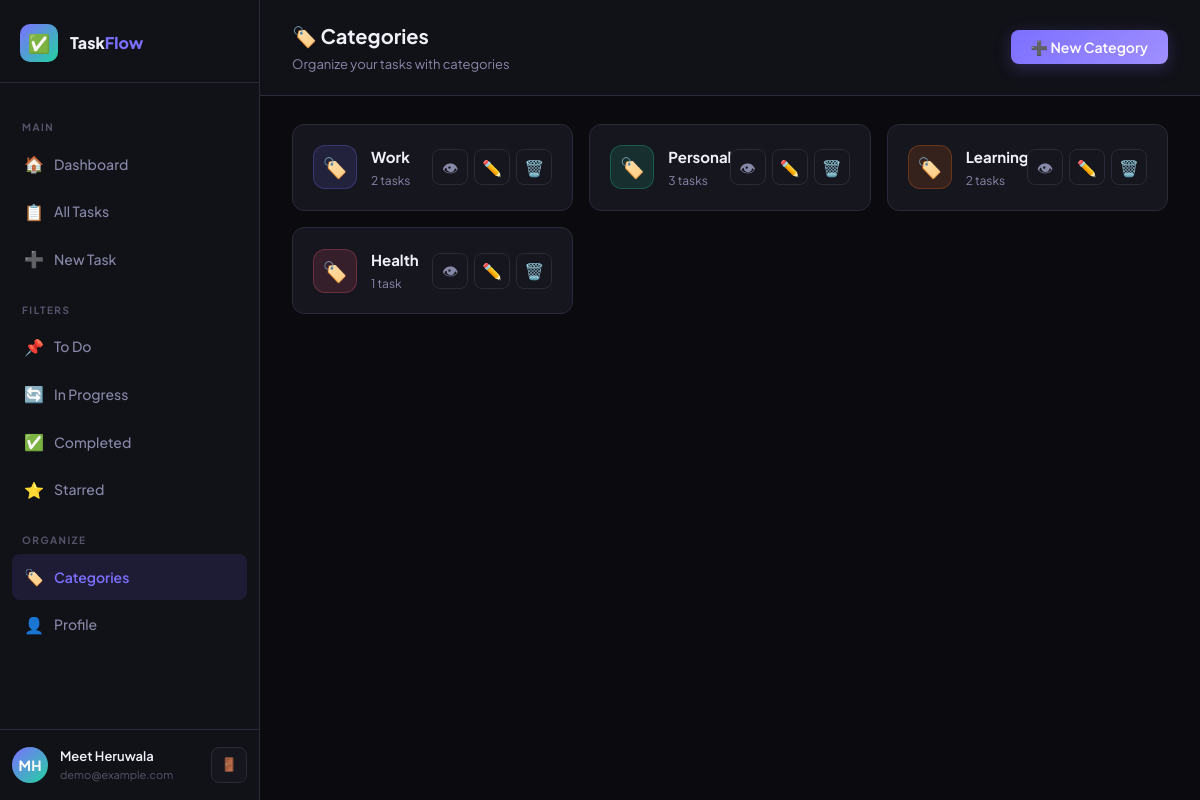
Screenshot of /tasks/categories/ (signed in) with the database file from the repository.
### tasks/models.py (models this page shows, shortened)
class Category(models.Model):
    name = models.CharField(max_length=100)
    color = models.CharField(max_length=7, default='#6366f1')
    user = models.ForeignKey(User, on_delete=models.CASCADE, related_name='categories')
    created_at = models.DateTimeField(auto_now_add=True)
    class Meta:
        verbose_name_plural = 'Categories'
        ordering = ['name']

### tasks/views.py (the view)
# urls.py: path('categories/', views.category_list, name='category_list'),
@login_required
def category_list(request):
    categories = Category.objects.filter(user=request.user).annotate(task_count=Count('tasks'))
    return render(request, 'tasks/category_list.html', {
        'categories': categories,
        'page': 'categories',
    })

### templates/tasks/category_list.html (shortened to what this page needs)
{% extends 'layout.html' %}
{% block content %}
<div class="page-header">
  <div class="page-header-left">
    <h2>🏷️ Categories</h2>
    <p>Organize your tasks with categories</p>
  </div>
  <div class="page-header-right">
    <a href="{% url 'category_create' %}" class="btn btn-primary">➕ New Category</a>
  </div>
</div>
<div class="page-body">
  {% if categories %}
  <div class="category-grid">
    {% for cat in categories %}
    <div class="category-card">
      <div class="category-icon" style="background:{{ cat.color }}22;border:1px solid {{ cat.color }}44;">
        <span style="color:{{ cat.color }};">🏷️</span>
      </div>
      <div class="category-info">
        <div class="category-name">{{ cat.name }}</div>
        <div class="category-count">{{ cat.task_count }} task{{ cat.task_count|pluralize }}</div>
      </div>
      <div class="category-actions">
        <a href="{% url 'task_list' %}?category={{ cat.pk }}" class="btn-icon" title="View tasks">👁</a>
        <a href="{% url 'category_edit' cat.pk %}" class="btn-icon" title="Edit">✏️</a>
        <a href="{% url 'category_delete' cat.pk %}" class="btn-icon" title="Delete" style="color:var(--red);">🗑️</a>
      </div>
    </div>
    {% endfor %}
  </div>
  {% endif %}
</div>
{% endblock %}

### templates/layout.html (shortened to what this page needs)
{% extends 'base.html' %}
{% load static %}
{% block body %}
<div class="app-layout">
  <aside class="sidebar" id="sidebar">
    <div class="sidebar-logo">
      <div class="logo-icon">✅</div>
      <span>Task<em>Flow</em></span>
    </div>
    <nav class="sidebar-nav">
      <div class="nav-section-label">Main</div>
      <a href="{% url 'dashboard' %}" class="nav-item {% if page == 'dashboard' %}active{% endif %}">
        <span class="nav-icon">🏠</span> Dashboard
      </a>
      <a href="{% url 'task_list' %}" class="nav-item {% if page == 'tasks' %}active{% endif %}">
        <span class="nav-icon">📋</span> All Tasks
      </a>
      <a href="{% url 'task_create' %}" class="nav-item">
        <span class="nav-icon">➕</span> New Task
      </a>
      <div class="nav-section-label">Filters</div>
      <a href="{% url 'task_list' %}?status=todo" class="nav-item">
        <span class="nav-icon">📌</span> To Do
      </a>
      <a href="{% url 'task_list' %}?status=in_progress" class="nav-item">
        <span class="nav-icon">🔄</span> In Progress
      </a>
      <a href="{% url 'task_list' %}?status=completed" class="nav-item">
        <span class="nav-icon">✅</span> Completed
      </a>
      <a href="{% url 'task_list' %}?starred=1" class="nav-item">
        <span class="nav-icon">⭐</span> Starred
      </a>
      <div class="nav-section-label">Organize</div>
      <a href="{% url 'category_list' %}" class="nav-item {% if page == 'categories' %}active{% endif %}">
        <span class="nav-icon">🏷️</span> Categories
      </a>
      <a href="{% url 'profile' %}" class="nav-item {% if page == 'profile' %}active{% endif %}">
        <span class="nav-icon">👤</span> Profile
      </a>
    </nav>
    <div class="sidebar-user">
      <div class="user-avatar">{{ request.user.first_name|first|upper }}{{ request.user.last_name|first|upper }}</div>
      <div class="user-info">
        <div class="user-name">{{ request.user.get_full_name|default:request.user.username }}</div>
        <div class="user-email">{{ request.user.email|truncatechars:22 }}</div>
      </div>
      <div class="user-actions">
        <form method="post" action="{% url 'logout' %}">
          <button type="submit" class="btn-icon" title="Logout">🚪</button>
        </form>
      </div>
    </div>
  </aside>
  <main class="main-content">
    {% block content %}{% endblock %}
  </main>
</div>
{% endblock %}

### rows the page displays
Category: name "Work", task_count "2"
Category: name "Personal", task_count "3"
Category: name "Learning", task_count "2"
Category: name "Health", task_count "1"

### other values shown
{{ request.user.first_name|first|upper }} "M"
{{ request.user.last_name|first|upper }} "H"
{{ request.user.get_full_name|default:request.user.username }} "Meet Heruwala"
{{ request.user.email|truncatechars:22 }} "demo@example.com"
